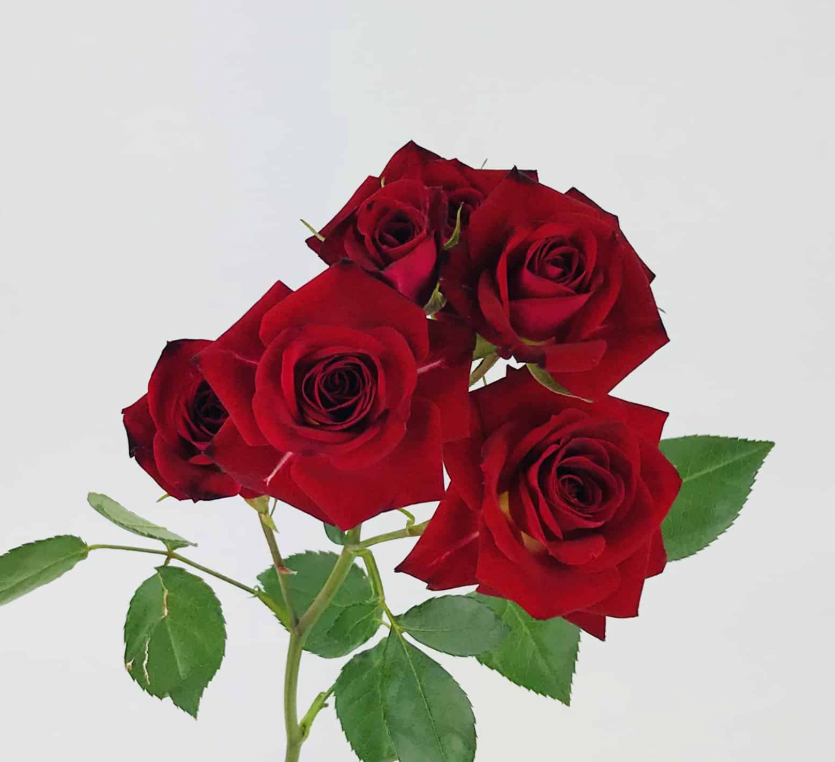
#> input picture matthew_rose_labs/backend/rose.png, 835 x 762 px, found by its file name
$ jupyter execute model.ipynb
#> lines starting #> are read from the running program, lines starting #| are printed output that depends on the picture
[cell 1]
# Mathematical approach:
# 1. Convert to grayscale
# 2. Apply smoothing/corrections
# 3. Calculate derivative of intensity at each pixel {gradient}
# 4. inverted = max_val - gradient
# 5. Must apply a threshold function
# 6. Return precise coordinates

# USE OPENCV OR SCIKIT

# Neural network approach:
# 1. NEED: where do I find the data for this
# 2. Supervised learning, where the boundary regions are marked within the image

# MUST SET UP FASTAPI BACKEND


# given coordinates, we may have overalpping coordinates for several 1000 genes
# puck of tissues --> locations / boundary for the tissue
# e- 11 point 5 data (sent by nima)
# spatial data: single cell data + location
# module 1: extract coordinates module 2: given coordinates
# each barcode has a physical position then you collect the bead that gets sequenced and the barcode tells you where it came from

# ***

[cell 2]
from PIL import Image

def crop_image_with_coordinates(image_path, output_path, coordinates):
    """
    Crops an image based on the provided coordinates and saves the result.
    """
#> called with coordinates = (300, 50, 500, 500)
    try:
        img = Image.open(image_path)
#> img is the input picture: PIL image 835x762 RGBA; mean R, G, B, A 181, 159.4, 157.1, 255
        cropped_img = img.crop(coordinates)
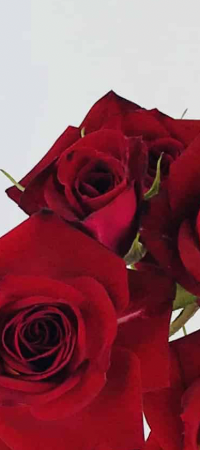
#> cropped_img: PIL image 200x450 RGBA; mean R, G, B, A 141.2, 77.6, 87, 255
        cropped_img.save(output_path)
        print(f"Image successfully cropped and saved to {output_path}")
    except FileNotFoundError:
        print(f"Error: Image file not found at {image_path}")
    except Exception as e:
        print(f"An error occurred: {e}")


#maybe create a File object
#tricky thing --> we dont know the coordinates and GUI, 3d layout, pick the upper left or lower right corner (some region)
#interactive, cursor on the screen and get the coordinates of the position your cursor is at
#we dont want to brute force
#maybe we also have a functionality to select a particular background color --> transparent bg ??

"""
VECTOR BASED IMAGES
300dpi --> zoom in, the dots are big squares, blurred
vector based --> not based on pixels, based on metadata, recreating the image, no matter how many times we zoom in, we do not blur
50,0000 coordinate dots --> many layers on top of each other, it could get slow, redrawing each as a seperate circle
crop the image and extract the vector based image, extract the same type, cropped area can be full area, and it wont be blurry
convert to a JPEG --> itll be fuzzy, we have a problem
when seurat or scanpy did the outputs, it would show the circles as overlapping, meaningless when you zoom in --> they need to be smaller when they zoom in
pick the right number of pixel diameters
point size: the size of each cell or circle
big enough to see it at lower power, but when you zoom in, you can see it side-by-side

if you simply maintain the original output
correct point size --> output a spatial image --> take the coordinates and crop --> maintain the details of the image
input image type A --> output image type A
output at the beginning a lower point size
INVESTIGATE: will keeping the same file type maintain the details of the image? + tiff based image output ??
rna seq data --> we can make decisions as to how its displayed because its a representation


"""
crop_image_with_coordinates(
    "/Users/varshinivijay/Desktop/Projects/mattlab/matthew_rose_labs/backend/rose.png",
    "/Users/varshinivijay/Desktop/Projects/mattlab/matthew_rose_labs/backend/cropped_rose.png",
    (300, 50, 500, 500)
)
